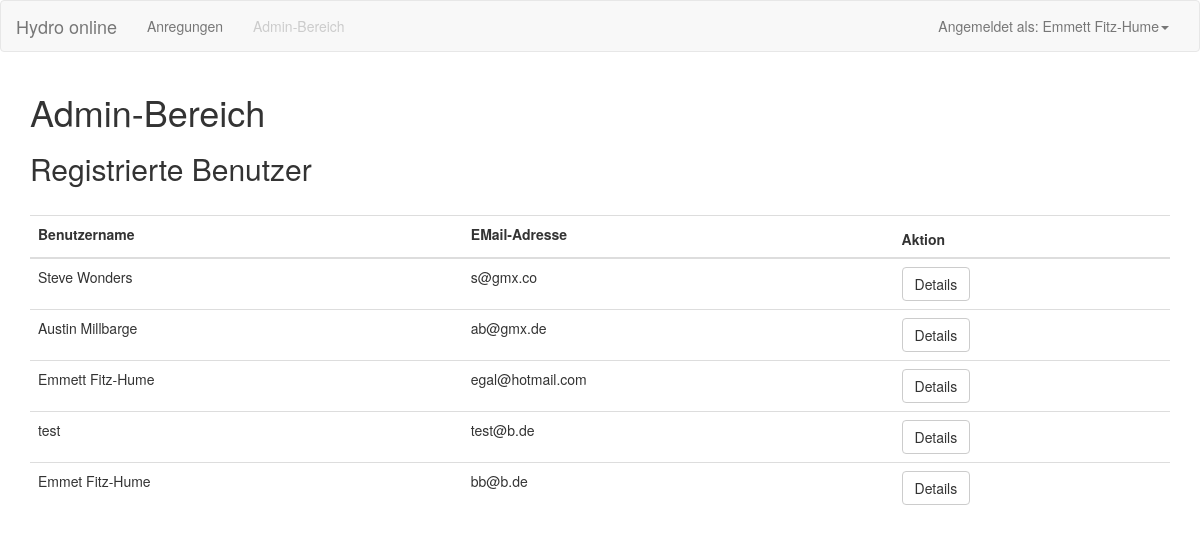
The page /admin (signed in) on the database its author committed.
### backend/models.py (models this page shows, shortened)
class User(UserMixin, db.Model):
    id = db.Column(db.Integer, primary_key=True)
    username = db.Column(db.String(64), index=True, unique=True)
    email = db.Column(db.String(120), index=True, unique=True)
    password_hash = db.Column(db.String(128))
    roles = db.relationship('Role', secondary='user_role', back_populates='users')
    pflanzen = db.relationship('Pflanze', backref='publisher', lazy='dynamic')
    @hybrid_property
    def is_admin(self):
        return self.has_role('admin')
    def has_role(self, role):
        return bool(
            Role.query
            .join(Role.users)
            .filter(User.id == self.id)
            .filter(Role.name == role)
            .count() == 1
        )

### backend/index.py (the view)
@app.route('/admin')
def administer():
    users = User.query.all()
    form = forms.UserForm()
    return render_template('administer.html', form=form, users=users)

### backend/models.py (called while the page is built)
@login.user_loader
def load_user(id):
    return User.query.get(int(id))

### templates/administer.html (shortened to what this page needs)
{% extends "base.html" %}
{% block my_content %}
    <div class="container">
        <h1>Admin-Bereich</h1>
        <h2>Registrierte Benutzer</h2>
        <br>
        <table id="data" class="table">
            <form method="POST" action="">
            <thead>
              <tr>
                <th>
                  {{form.username.label}}
                </th>
                <th>
                  {{form.email.label}}
                </th>
                <th>
                  Aktion
                </th>
              </tr>
            </thead>
            <tbody>
            {% for user in users %}
                <tr>
                  <td>
                    {{user.username}}
                  </td>
                  <td>
                    {{user.email}}
                  </td>
                  <td>
                    <a class="btn btn-default" href="{{url_for('user_details',id=user.id)}}" role="button">Details</a>
                  </td>
                </tr>
             {% endfor %}
          </tbody>
        </table>
    </div>
{% endblock %}

### templates/base.html (shortened to what this page needs)
{% extends "bootstrap/base.html" %}
{% import "bootstrap/wtf.html" as wtf %}
{% block head %}
  {{ super() }}
  <link href="https://cdn.datatables.net/v/bs/dt-1.13.8/datatables.min.css" rel="stylesheet">
  <link rel="stylesheet" href="../static/css/styles.css">
{% endblock %}
{% block navbar %}
  <nav class="navbar navbar-default">
    <div class="container-fluid">
      <div class="navbar-header">
        <a class="navbar-brand" href="{{ url_for('start_page') }}">Hydro online</a>
      </div>
      <div class="collapse navbar-collapse" id="bs-example-navbar-collapse-1">
        <ul class="nav navbar-nav">
          <li><a href="{{ url_for('pflanzen_page') }}">Anregungen</a></li>
          {% if current_user.is_admin %}
          <li><a href="{{ url_for('administer') }}">Admin-Bereich</a></li>
          {% else %}
          <li class="disabled"><a href="{{ url_for('administer') }}">Admin-Bereich</a></li>
          {% endif %}
        </ul>
        <ul class="nav navbar-nav navbar-right">
          {% if current_user.is_authenticated %}
          <li class="dropdown">
            <a href="#" class="dropdown-toggle" data-toggle="dropdown" role="button" aria-haspopup="true" aria-expanded="false">Angemeldet als: {{ current_user.username }}<span class="caret"></span></a>
          </li>
          {% else %}
            <li><a href="{{ url_for('login') }}">Anmelden</a></li>
          {% endif %}
        </ul>
      </div>
    </div>
  </nav>
{% endblock %}
{% block content %}
  {% block my_content %}{% endblock %}
{% endblock %}

### rows shown on the page
User: username "Emmett Fitz-Hume", email "egal@hotmail.com"
User: username "Steve Wonders", email "s@gmx.co"
User: username "Austin Millbarge", email "ab@gmx.de"
User: username "test", email "test@b.de"
User: username "Emmet Fitz-Hume", email "bb@b.de"
